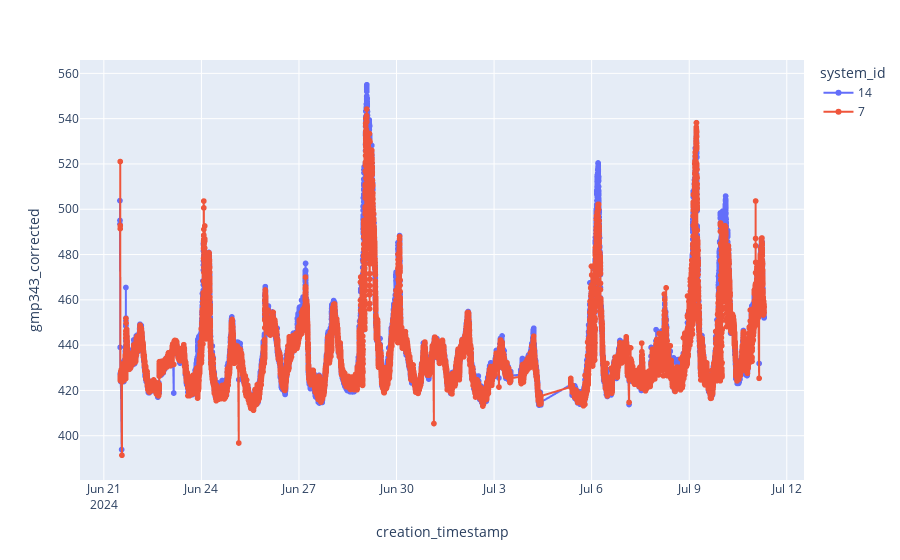

The notebook cell this image was saved under:
### Code cell
fig = px.line(df, x="creation_timestamp", y="gmp343_corrected", markers=True, color="system_id")
fig.show()

### Figure 1 — Plotly figure (JSON) as saved in the notebook; plotly's stock layout.template omitted (floating-point values rounded to 4 significant figures; data arrays with more than 128 entries replaced by an {"elided": "..."} marker saying what was removed)
{"data": [{"hovertemplate": "system_id=14<br>creation_timestamp=%{x}<br>gmp343_corrected=%{y}<extra></extra>", "legendgroup": "14", "line": {"color": "#636efa", "dash": "solid"}, "marker": {"symbol": "circle"}, "mode": "lines+markers", "name": "14", "showlegend": true, "type": "scattergl", "x": {"elided": "26205 str values"}, "xaxis": "x", "y": {"elided": "26205 float values"}, "yaxis": "y"}, {"hovertemplate": "system_id=7<br>creation_timestamp=%{x}<br>gmp343_corrected=%{y}<extra></extra>", "legendgroup": "7", "line": {"color": "#EF553B", "dash": "solid"}, "marker": {"symbol": "circle"}, "mode": "lines+markers", "name": "7", "showlegend": true, "type": "scattergl", "x": {"elided": "26195 str values"}, "xaxis": "x", "y": {"elided": "26195 float values"}, "yaxis": "y"}], "layout": {"legend": {"title": {"text": "system_id"}, "tracegroupgap": 0}, "margin": {"t": 60}, "xaxis": {"anchor": "y", "domain": [0, 1], "title": {"text": "creation_timestamp"}}, "yaxis": {"anchor": "x", "domain": [0, 1], "title": {"text": "gmp343_corrected"}}}}
